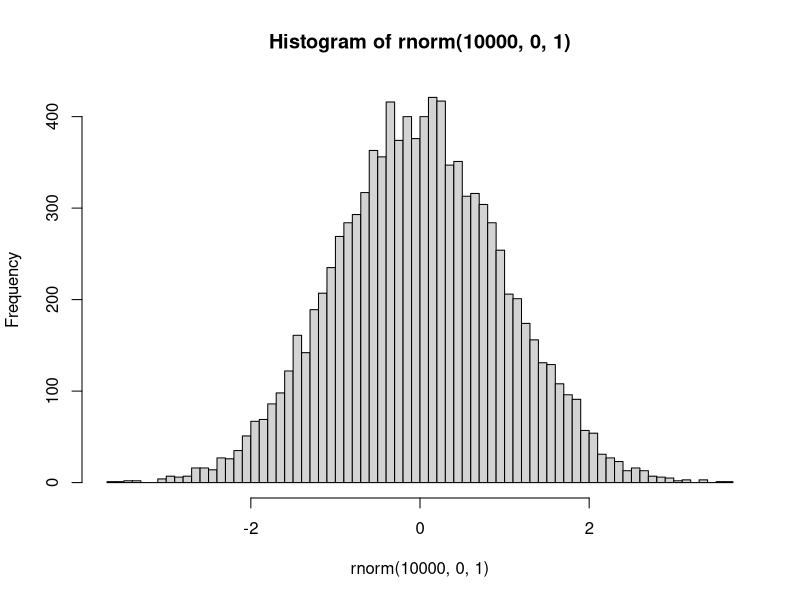
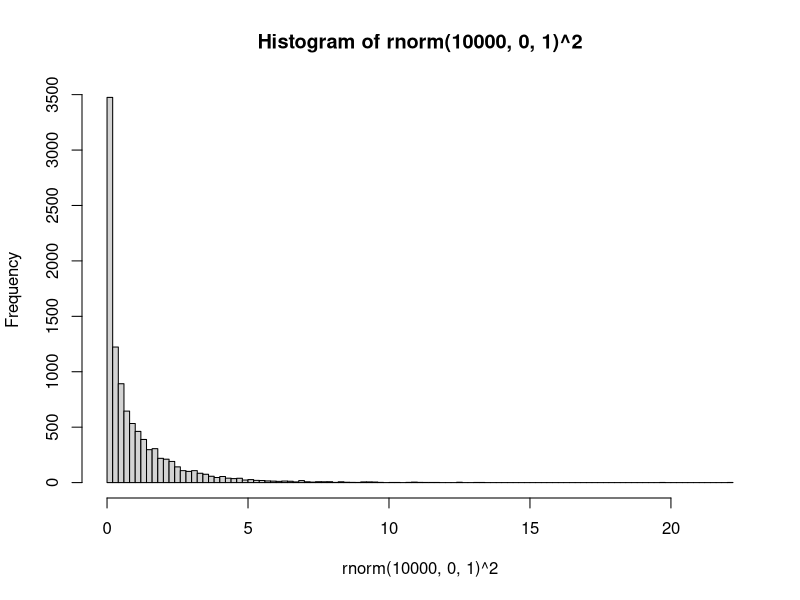
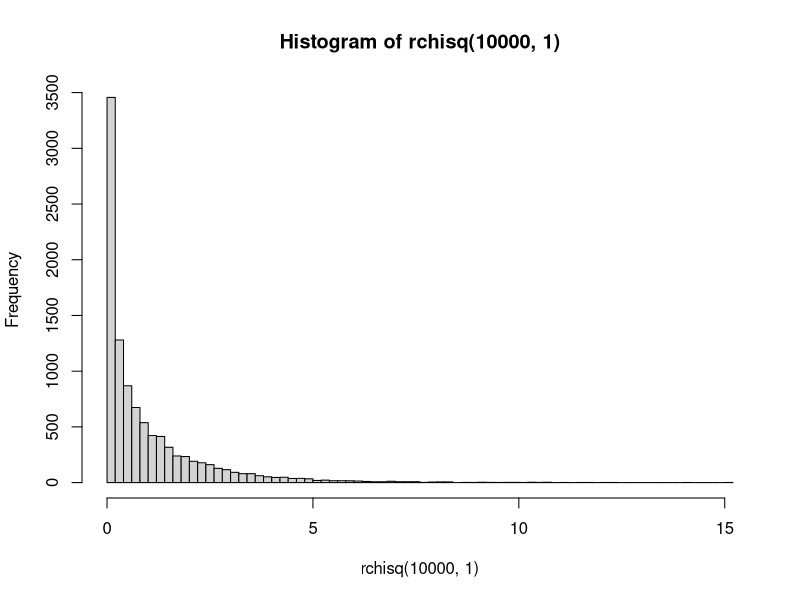
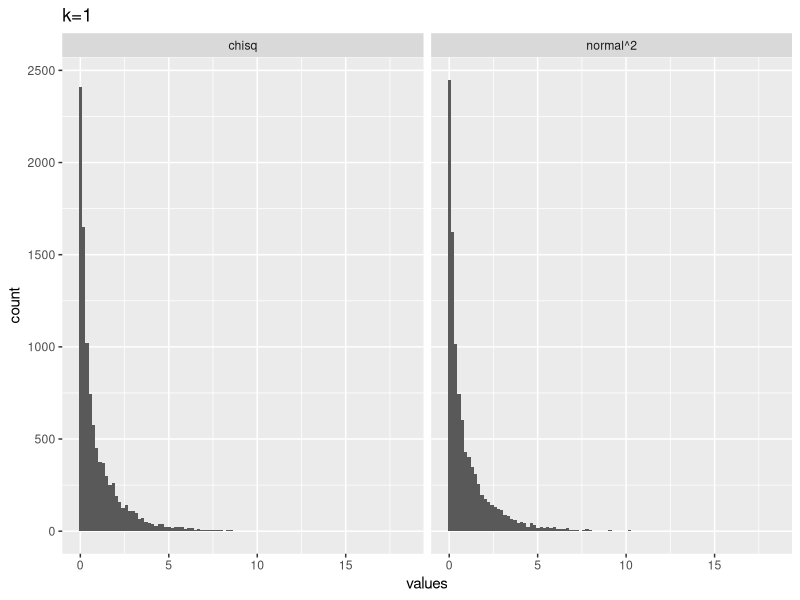
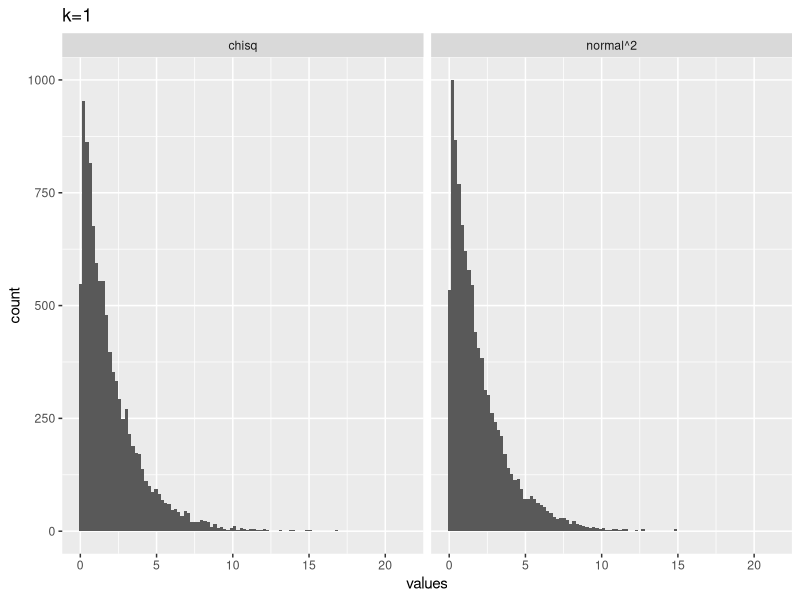
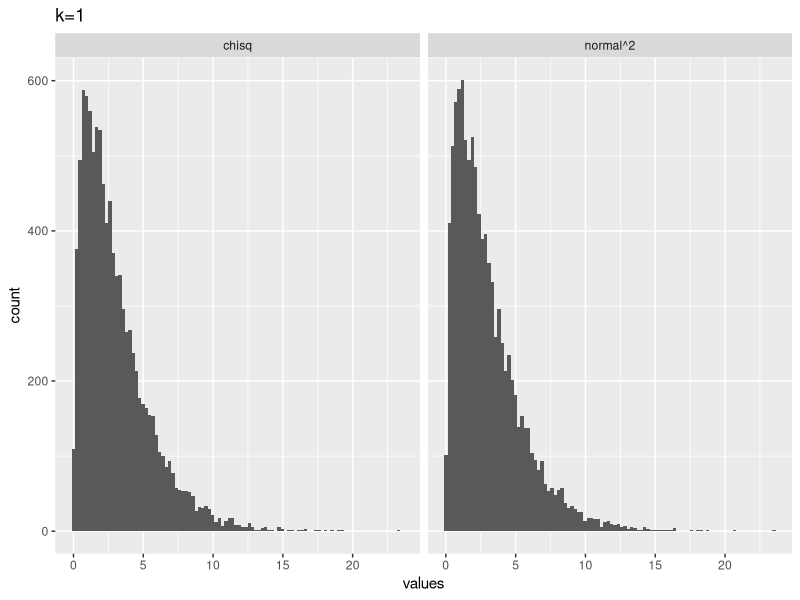
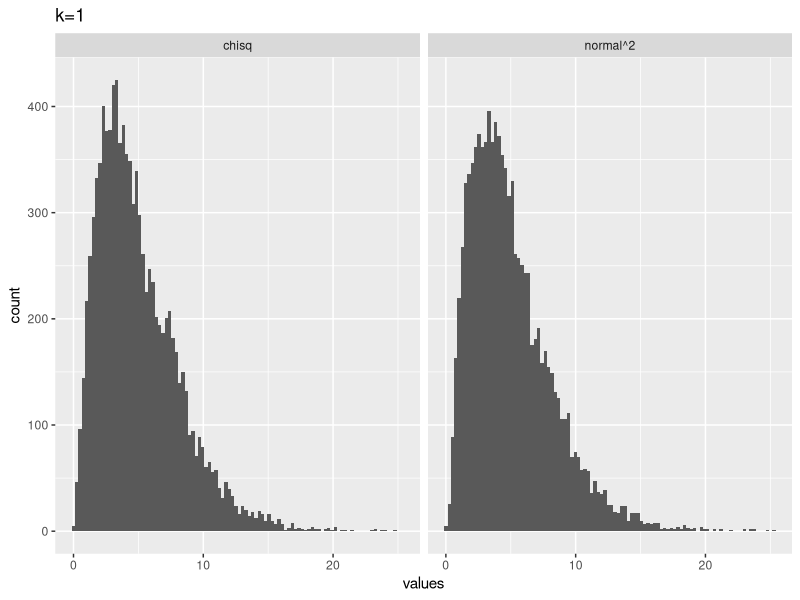
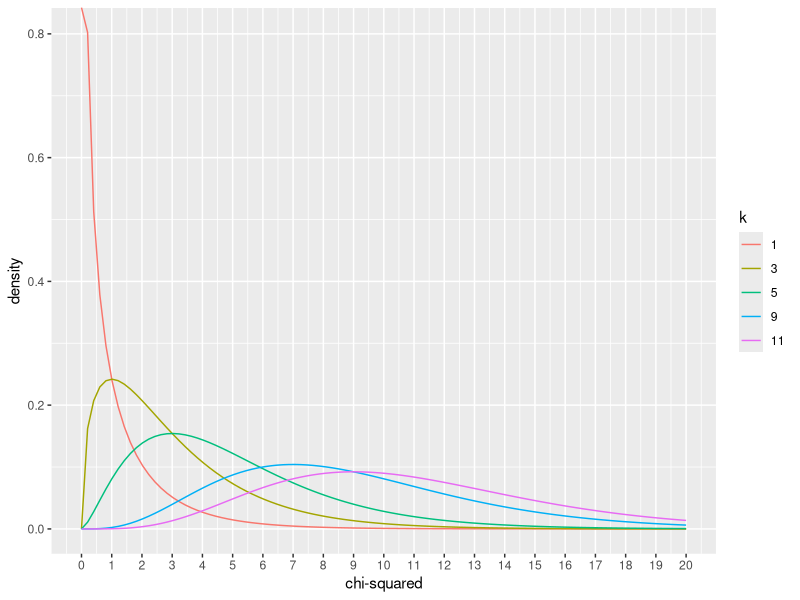

R code for these plots, in order:
## ---- chunk 1
knitr::opts_chunk$set(echo = TRUE)
## ---- chunk 2

my_vals <- c(20,30, 10, 10, 30, 30)
(xsq <- chisq.test(my_vals))

xsq$statistic
xsq$observed
xsq$expected
xsq$residuals

b <- c((xsq$observed-xsq$expected)/sqrt(xsq$expected))
b

z <- c(((xsq$observed - xsq$expected)^2) / xsq$expected)
z

sum(((xsq$observed - xsq$expected)^2) / xsq$expected)

## ---- chunk 3

M <- as.table(rbind(c(762,327,468), c(484,239,477)))
dimnames(M) <- list(gender = c("F","M"),
                    party = c("Democrat", "Independent", "Republican"))
(Xsq <- chisq.test(M))
Xsq$observed
Xsq$expected
Xsq$residuals
Xsq$stdres

## ---- chunk 4
coin_toss <- data.frame(outcome = c("H", "T"),
                        O = c(23,27),
                        E = c(25,25))
knitr::kable(coin_toss)

library(dplyr)

coin_toss <- coin_toss %>%
  mutate(d = O-E) %>%
  mutate(d_sq = d^2) %>%
  mutate(div = d_sq/E)

knitr::kable(coin_toss)

sum(coin_toss$div)

   O <- c(23,27)
   E <- c(25,25)
   sum((O-E)^2/E)
   
chisq.test(x=c(23,27))
   

## ---- chunk 5

my_vals <- c(47, 3)
chisq.test(my_vals)

## ---- chunk 6

hist(rnorm(10000, 0, 1), breaks = 100)

## ---- chunk 7

hist(rnorm(10000, 0, 1)^2, breaks = 100)

## ---- chunk 8

hist(rchisq(10000, 1), breaks = 100)

## ---- chunk 9

# k=1
from_normal <- replicate(10000, rnorm(1,0,1)^2)
from_chisq <- rchisq(10000,1)
plot_df <- data.frame(values = c(from_normal,
                                 from_chisq),
                      source = c("normal^2", "chisq"))

library(ggplot2)
ggplot(plot_df, aes(x=values))+
  geom_histogram(bins=100)+
  ggtitle("k=1")+
  facet_wrap(~source)

## ---- chunk 10

# k=2
from_normal <- replicate(10000, sum(rnorm(2,0,1)^2))
from_chisq <- rchisq(10000,2)
plot_df <- data.frame(values = c(from_normal,
                                 from_chisq),
                      source = c("normal^2", "chisq"))

library(ggplot2)
ggplot(plot_df, aes(x=values))+
  geom_histogram(bins=100)+
  ggtitle("k=1")+
  facet_wrap(~source)

## ---- chunk 11

# k=3
from_normal <- replicate(10000, sum(rnorm(3,0,1)^2))
from_chisq <- rchisq(10000,3)
plot_df <- data.frame(values = c(from_normal,
                                 from_chisq),
                      source = c("normal^2", "chisq"))

library(ggplot2)
ggplot(plot_df, aes(x=values))+
  geom_histogram(bins=100)+
  ggtitle("k=1")+
  facet_wrap(~source)

## ---- chunk 12

# k=5
from_normal <- replicate(10000, sum(rnorm(5,0,1)^2))
from_chisq <- rchisq(10000,5)
plot_df <- data.frame(values = c(from_normal,
                                 from_chisq),
                      source = c("normal^2", "chisq"))

library(ggplot2)
ggplot(plot_df, aes(x=values))+
  geom_histogram(bins=100)+
  ggtitle("k=1")+
  facet_wrap(~source)

## ---- chunk 13

plot_df <- data.frame(values = c(dchisq(x=seq(0,20,length.out = 100), df=1),
                                 dchisq(x=seq(0,20,length.out = 100), df=3),
                                 dchisq(x=seq(0,20,length.out = 100), df=5),
                                 dchisq(x=seq(0,20,length.out = 100), df=9),
                                 dchisq(x=seq(0,20,length.out = 100), df=11)
                                 ),
                      x = rep(seq(0,20,length.out = 100),5),
                      k = as.factor(rep(c(1,3,5,9,11), each = 100))
)

ggplot(plot_df, aes(x=x, y=values, color=k, group=k))+
  geom_line()+
  ylab("density")+
  xlab("chi-squared")+
  scale_x_continuous(breaks=0:20)




## ---- chunk 14

a <- replicate(10000, sum(rnorm(5, 0, 1)^2))
hist(a)

## ---- chunk 15
mean(rnorm(10000, 0, 1))
## ---- chunk 16
mean(rnorm(10000, 0, 1)^2)
## ---- chunk 17
mean(rchisq(10000, 5))
## ---- chunk 18
hist(rbinom(10000, 10,.5), breaks = seq(0,10,1))
## ---- chunk 19
hist(rbinom(10000, 100,.5), breaks = seq(20,80,1))
## ---- chunk 20

pbinom(2, 10,.5, lower.tail=TRUE)*2

## ---- chunk 21

chisq.test(c(2, 8))

## ---- chunk 22

pbinom(40, 100,.5, lower.tail=TRUE)*2

chisq.test(c(40, 60))

## ---- chunk 23

pbinom(450, 1000,.5, lower.tail=TRUE)*2

chisq.test(c(450, 550))

## ---- chunk 24

pbinom(4500, 10000,.5, lower.tail=TRUE)*2

chisq.test(c(4500, 5500))

## ---- chunk 25

the_data <- read.csv(file="Lab9/Infant_Data.csv")

library(dplyr)

e1_data <- the_data %>%
  filter(ExperimentNumber == "1")

sum_C <- sum(e1_data$Infant.Chose.C)
total_C <- length(e1_data$Infant.Chose.C)

(binomial_p <- pbinom(q=total_C - sum_C,
                      size=total_C, 
                      prob = 0.5,
                      lower.tail=TRUE)*2)

library(tidyr)

gender_choice_table <- e1_data %>%
  group_by(Gender, Infant.Chose.C) %>%
  summarize(counts = n()) %>%
  pivot_wider(names_from = c(Gender),
              values_from = counts)

gender_choice_table <- gender_choice_table[,2:3]

(gender_Xsq <- chisq.test(gender_choice_table))

uncorrected_Xsq <-
  sum((gender_Xsq$observed - gender_Xsq$expected)^2/gender_Xsq$expected)

gender_Xsq_unc <- pchisq(uncorrected_Xsq, 1, lower.tail = FALSE)

age_table <- e1_data %>%
  group_by(AgeMonths, Infant.Chose.C) %>%
  summarize(counts = n()) %>%
  pivot_wider(names_from = c(AgeMonths),
              values_from = counts)

age_table[is.na(age_table)] <- 0
age_table <- as.matrix(age_table[,2:21])
(age_xs <- chisq.test(age_table))

age_xs$observed
age_xs$expected

